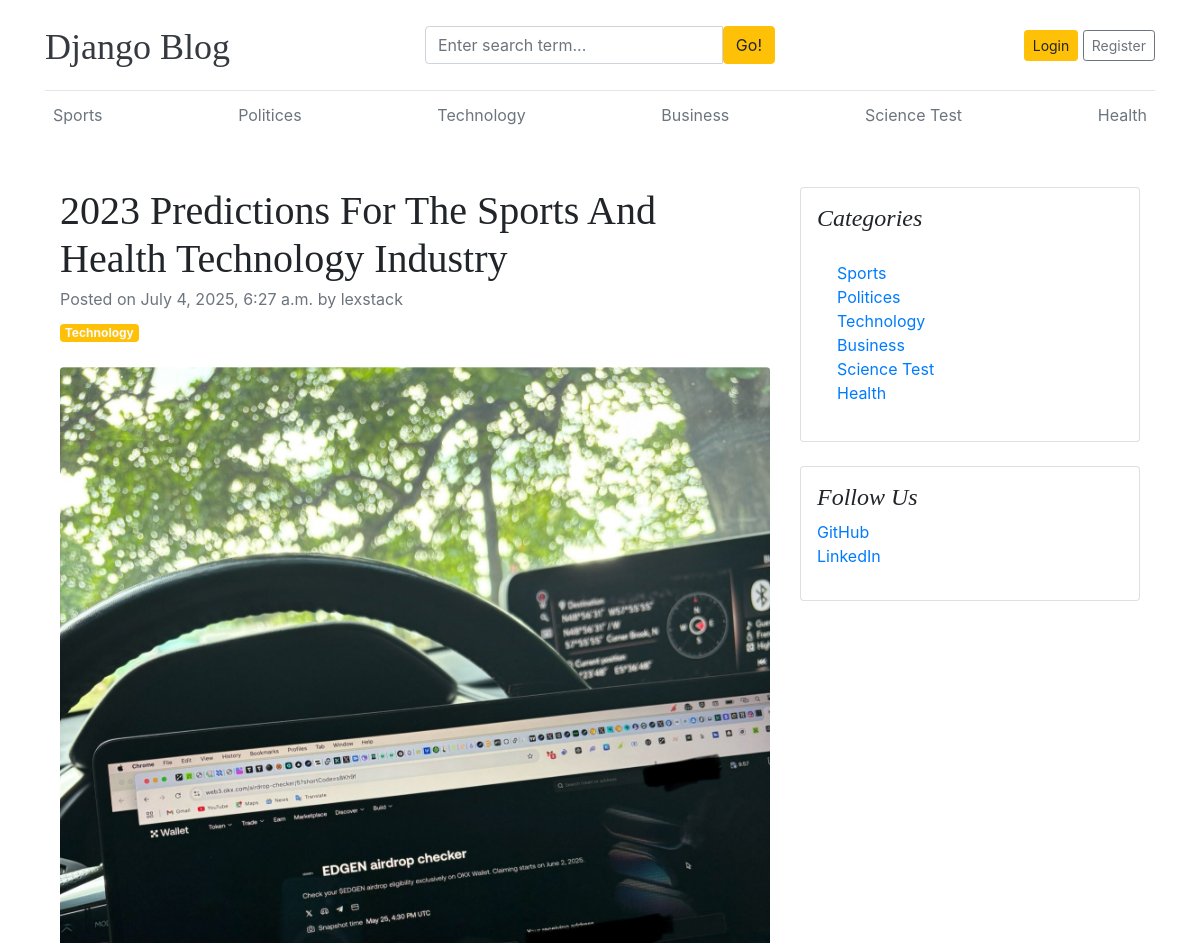
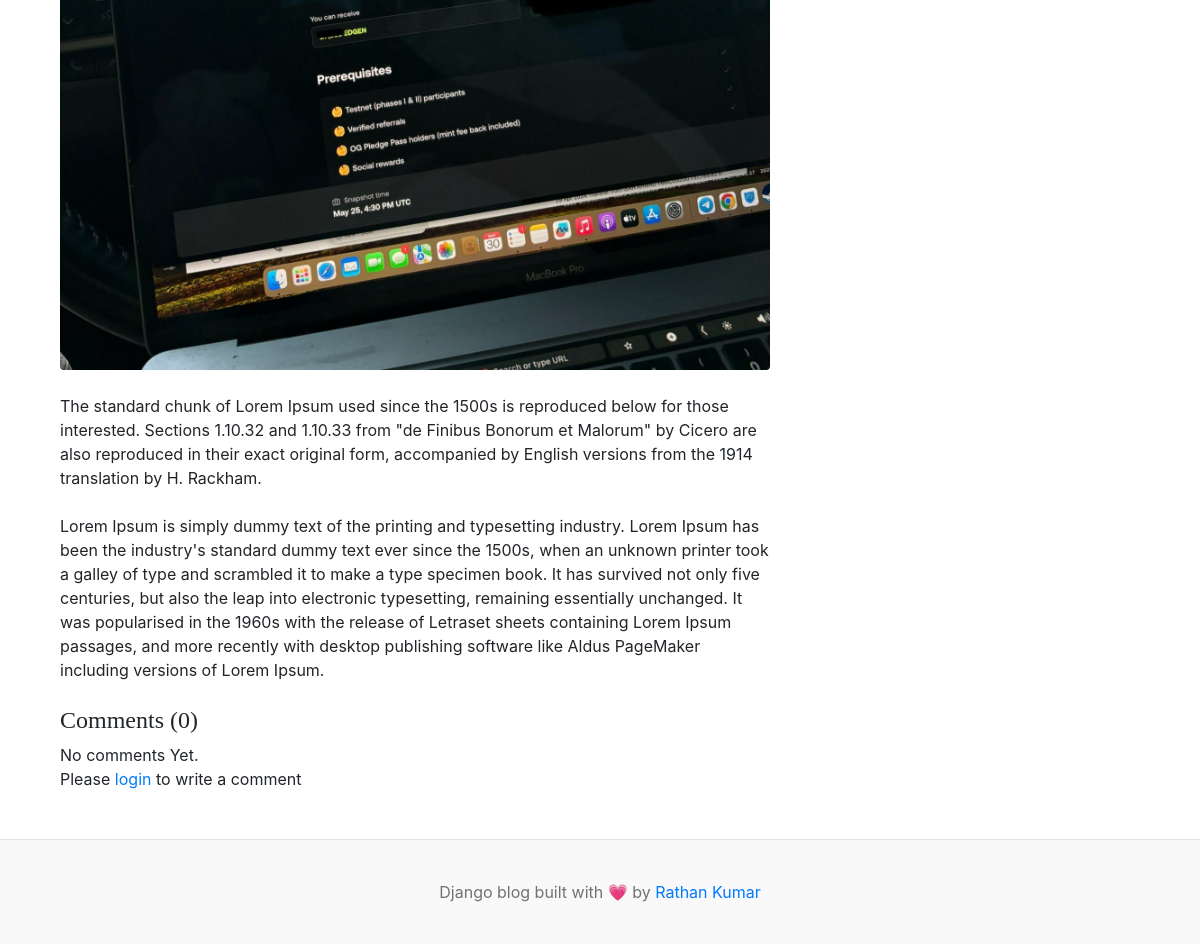
Screenshot of /blogs/2023-predictions-for-the-sports-and-health-technology-industry/ with the database file from the repository (2 pictures, top to bottom).
### blogs/models.py (models this page shows, shortened)
class Category(models.Model):
    category_name = models.CharField(max_length=50, unique=True)
    created_at = models.DateTimeField(auto_now_add=True)
    updated_at = models.DateTimeField(auto_now=True)
    class Meta:
        verbose_name_plural = "categories"
    def __str__(self):
        return self.category_name

class Blog(models.Model):
    title = models.CharField(max_length=100)
    slug = models.SlugField(max_length=150, unique=True, blank=True)
    category = models.ForeignKey(Category, on_delete=models.CASCADE)
    author = models.ForeignKey(User, on_delete=models.CASCADE)
    featured_image = models.ImageField(upload_to='uploads/%Y/%m/%d')
    short_description = models.TextField(max_length=500)
    blog_body = models.TextField(max_length=2000)
    status = models.CharField(max_length=20, choices=STATUS_CHOICES, default=0)
    is_featured = models.BooleanField(default=False)
    created_at = models.DateTimeField(auto_now_add=True)
    updated_at = models.DateTimeField(auto_now=True)

### assignment/models.py (models this page shows, shortened)
class SocialLink(models.Model):
    platform = models.CharField(max_length=25)
    link = models.URLField(max_length=100)
    created_at = models.DateTimeField(auto_now_add=True)
    updated_at = models.DateTimeField(auto_now=True)

### blogs/views.py (the view, shortened to what this page needs)
# urls.py: path('blogs/<slug:slug>/', BlogsView.blogs, name="blogs"),
def blogs(request, slug):
    single_blog = get_object_or_404(Blog, slug=slug, status="Published")
    comments = Comment.objects.filter(blog=single_blog)
    context = {
        'single_blog': single_blog,
        'comments': comments
    }
    return render(request, 'blogs.html', context)

### blogs/context_processors.py (called while the page is built)
def get_categories(request):
    categories = Category.objects.all()
    return dict(categories=categories)

def get_social_links(request):
    social_links = SocialLink.objects.all()
    return dict(social_links=social_links)

### templates/blogs.html
{% extends 'base.html' %}
{% block content %}
<div class="container mt-5">
    <div class="row">
        <div class="col-lg-8">
            <article>
                <header class="mb-4">
                    <h1 class="fw-bolder mb-1">{{ single_blog.title }}</h1>
                    <div class="text-muted fst-italic mb-2">Posted on {{ single_blog.created_at}} by {{ single_blog.author }}</div>
                    <a class="badge bg-warning text-decoration-none text-light" href="#!">{{ single_blog.category }}</a>
                </header>
                <figure class="mb-4"><img class="img-fluid rounded" src="{{ single_blog.featured_image.url }}" alt="..."/></figure>
                <section class="mb-5">
                    <p class="fs-5 mb-4">{{ single_blog.short_description }}</p>
                    <p class="fs-5 mb-4">{{ single_blog.blog_body }}</p>
                     <h4>Comments ({{ comments | length }})</h4>
                     {% if comments %}
                        {% for comment in comments %}
                            <div class="card mt-1">
                                <div class="car-body m-3">
                                    <p class="card-text mb-0">{{ comment }}</p>
                                    <span>
                                        <small>By {{ comment.user }}</small>
                                        <small>{{ comment.created_at | timesince }} ago</small>
                                    </span>
                                </div>
                            </div>
                        {% endfor %}
                     {% else %}
                     No comments Yet.
                     {% endif %}
                     <br>
                     <div class="form-group">
                        {% if user.is_authenticated %}
                        <form action="" method="POST">
                            {% csrf_token %}
                            <div class="form-group">
                                <textarea name="comment" class="form-control" placeholder="Write your comment"></textarea>
                                <input type="submit" value="Submit" class="btn btn-primary mt-2">
                            </div>
                        </form>
                        {% else %}
                        <p>Please <span><a href="{% url 'login' %}">login</a></span> to write a comment</p>
                        {% endif %}
                     </div>
                    </section>
            </article>
        </div>
        <div class="col-lg-4">
            <div class="card mb-4 p-3">
                <h4 class="font-italic">Categories</h4>
                <div class="card-body">
                    <div class="row">
                        <div class="col-sm-6">
                            <ul class="list-unstyled mb-0">
                                {% for cat in categories %}
                                <li><a href="{% url 'post_by_category' cat.id %}">{{ cat.category_name }}</a></li>
                                {% endfor %}
                            </ul>
                        </div>
                    </div>
                </div>
            </div>
             {% if social_links %}
            <div class="card mb-4 p-3">
                <h4 class="font-italic">Follow Us</h4>
                <ol class="list-unstyled">
                    {% for link in social_links %}
                    <li><a href="{{ link.link }}" target="_blank">{{ link.platform }}</a></li>
                    {% endfor %}
                </ol>
            </div>
            {% endif %}
        </div>
    </div>
</div>
{% endblock content %}

### templates/base.html (shortened to what this page needs)
 {% load static %}
<!DOCTYPE html>
<html lang="en">
<head>
    <link href="https://getbootstrap.com/docs/4.0/dist/css/bootstrap.min.css" rel="stylesheet">
    <link href="{% static 'css/blog.css' %}" rel="stylesheet">
      <link rel="stylesheet" href="https://cdnjs.cloudflare.com/ajax/libs/font-awesome/6.5.0/css/all.min.css">
</head>
<body>
    <div class="container">
      <header class="blog-header py-3">
        <div class="row flex-nowrap justify-content-between align-items-center">
          <div class="col-4 pt-1">
            <a class="blog-header-logo text-dark" href="/">Django Blog</a>
          </div>
          <div class="col-4">
            <form action="{% url 'search' %}" method="GET">
              <div class="input-group">
                  <input class="form-control" type="text" name="keyword" value="{{ keyword }}" placeholder="Enter search term..." aria-label="Enter search term..." aria-describedby="button-search" />
                  <button class="btn btn-warning" id="button-search" type="submit">Go!</button>
              </div>
            </form>
          </div>
          <div class="col-4 d-flex justify-content-end align-items-center">
            {% if not user.is_authenticated %}
            <a class="btn btn-sm btn-warning" href="{% url 'login' %}">Login</a> &nbsp;
            <a class="btn btn-sm btn-outline-secondary" href="{% url 'register' %}">Register</a>
            {% else %}
            <span><a href="{% url 'dashboard' %}">Dashboard</a></span>
            &emsp;
            <span><a href="{% url 'logout' %}">Logout</a></span>
            {% endif %}
          </div>
        </div>
      </header>
      <div class="nav-scroller py-1 mb-2">
        <nav class="nav d-flex justify-content-between">
          {% for cat in categories %}
          <a class="p-2 text-muted" href="{% url 'post_by_category' cat.id %}">{{ cat.category_name }}</a>
          {% endfor %}
        </nav>
      </div>
{% block content %}
{% endblock content %}
</div>
<footer class="blog-footer">
  <p>Django blog built with 💗 by <a href="#">Rathan Kumar</a></p>
</footer>
</body>
</html>

### blog_main/static/css/blog.css (style rules this page uses)
.blog-header { border-bottom: 1px solid #e5e5e5; }
.blog-header-logo { font-family: "Playfair Display", Georgia, "Times New Roman", serif; font-size: 2.25rem; }
h1, h2, h3, h4, h5, h6 { font-family: "Playfair Display", Georgia, "Times New Roman", serif; }
.blog-footer { padding: 2.5rem 0; color: #727272; text-align: center; background-color: #f9f9f9; border-top: .05rem solid #e5e5e5; }
.blog-footer p:last-child { margin-bottom: 0; }

### rows the page displays
Category: category_name "Sports"
Category: category_name "Politices"
Category: category_name "Technology"
Category: category_name "Business"
Category: category_name "Science Test"
Category: category_name "Health"
Blog: title "2023 Predictions For The Sports And Health Technology Industry", created_at "July 4, 2025, 6:27 a.m.", author "lexstack", category "Technology", featured_image (picture), short_description "The standard chunk of Lorem Ipsum used since the 1500s is reproduced below for those interested. Sections 1.10.32 and 1.10.33 from \"de Finibus Bonorum et Malorum\" by Cicero are also reproduced in their exact original form, accompanied by English versions from the 1914 translation by H. Rackham.", blog_body "Lorem Ipsum is simply dummy text of the printing and typesetting industry. Lorem Ipsum has been the industry's standard dummy text ever since the 1500s, when an unknown printer took a galley of type and scrambled it to make a type specimen book. It has survived not only five centuries, but also the leap into electronic typesetting, remaining essentially unchanged. It was popularised in the 1960s with the release of Letraset sheets containing Lorem Ipsum passages, and more recently with desktop publishing software like Aldus PageMaker including versions of Lorem Ipsum."
SocialLink: platform "GitHub"
SocialLink: platform "LinkedIn"

### other values shown
{{ comments | length }} "0"
